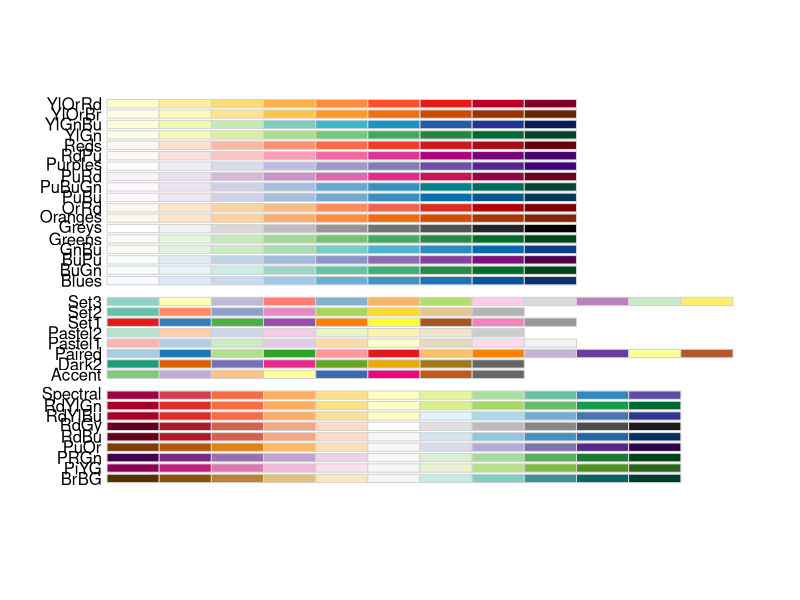
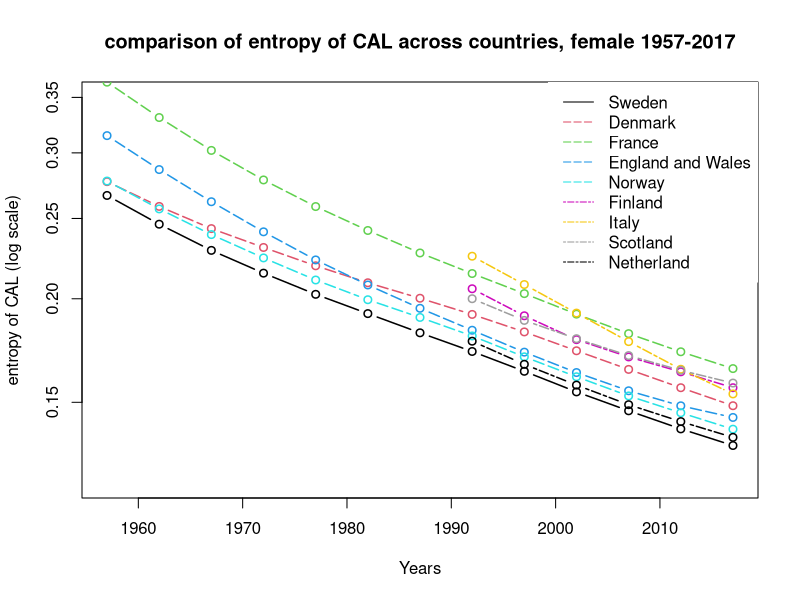

Write the R code that produced these figures, in order.
#### Figure - entropy across time ####

#### beautiful figues1 ####

library(RColorBrewer)
windows(8,5)
display.brewer.all()
cols<-brewer.pal(n=9,name = "Paired")

### CAL function ####

CALfunc <-function(Mx1,Y){
  CALlx1<-c()
  YM<-Y-Y1
  for (x in 1:111){
    if (x <(YM+1)){
      px1<-c()
      for (z in 1:x){
        px1<-c(px1,Mx1[z,YM-x+z])
      }
      lx1<-prod(px1)
    }
    CALlx1<-c(CALlx1,lx1)
  }
  CAL<-sum(c(1,CALlx1))+.5
  return(CAL)
}

## one with less data ####

CALfunc2 <-function(Mx1,Y){
  CALlx1<-c()
  YM<-Y-Y3
  for (x in 1:111){
    if (x <(YM+1)){
      px1<-c()
      for (z in 1:x){
        px1<-c(px1,Mx1[z,YM-x+z])
      }
      lx1<-prod(px1)
    }
    CALlx1<-c(CALlx1,lx1)
  }
  CAL<-sum(c(1,CALlx1))+.5
  return(CAL)
}

### CAL dagger function ####

CALdagfunc <-function(Mx1,Y){
  CALdaglx1<-c()
  YM<-Y-Y1
  for (x in 1:111){
    if (x <(YM+1)){
      px1<-c()
      for (z in 1:x){
        px1<-c(px1,Mx1[z,YM-x+z])
      }
      lx1<-prod(px1)
      lx<-lx1*log(lx1)
    }
    CALdaglx1<-c(CALdaglx1,lx)
  }
  CALdagger<-sum(CALdaglx1)
  return(CALdagger)
}

## one with less data ####

CALdagfunc2 <-function(Mx1,Y){
  CALdaglx1<-c()
  YM<-Y-Y3
  for (x in 1:111){
    if (x <(YM+1)){
      px1<-c()
      for (z in 1:x){
        px1<-c(px1,Mx1[z,YM-x+z])
      }
      lx1<-prod(px1)
      lx<-lx1*log(lx1)
    }
    CALdaglx1<-c(CALdaglx1,lx)
  }
  CALdagger<-sum(CALdaglx1)
  return(CALdagger)
}


### Data fitting ####

A1 <- read.table("Data/SWE.mltper_1x1.txt",header=TRUE,fill=TRUE,skip=1)
A2 <- read.table("Data/DNK.mltper_1x1.txt",header=TRUE,fill=TRUE,skip=1)
A3 <- read.table("Data/FRATNP.mltper_1x1.txt",header=TRUE,fill=TRUE,skip=1)
A4 <- read.table("Data/GBRTENW.mltper_1x1.txt",header=TRUE,fill=TRUE,skip=1)
A5 <- read.table("Data/NOR.mltper_1x1.txt",header=TRUE,fill=TRUE,skip=1)
A6 <- read.table("Data/FIN.mltper_1x1.txt",header=TRUE,fill=TRUE,skip=1)
A7 <- read.table("Data/ITA.mltper_1x1.txt",header=TRUE,fill=TRUE,skip=1)
A8 <- read.table("Data/GBRSCO.mltper_1x1.txt",header=TRUE,fill=TRUE,skip=1)
A9 <- read.table("Data/NLD.mltper_1x1.txt",header=TRUE,fill=TRUE,skip=1)

Y1 <- 1845
Y2 <- 2017
Y3 <- 1880

A1<-A1[(A1$Year>Y1)&(A1$Year<(Y2+1)),]
A2<-A2[(A2$Year>Y1)&(A2$Year<(Y2+1)),]
A3<-A3[(A3$Year>Y1)&(A3$Year<(Y2+1)),]
A4<-A4[(A4$Year>Y1)&(A4$Year<(Y2+1)),]
A5<-A5[(A5$Year>Y1)&(A5$Year<(Y2+1)),]
A6<-A6[(A6$Year>Y3)&(A6$Year<(Y2+1)),]
A7<-A7[(A7$Year>Y3)&(A7$Year<(Y2+1)),]
A8<-A8[(A8$Year>Y3)&(A8$Year<(Y2+1)),]
A9<-A9[(A9$Year>Y3)&(A9$Year<(Y2+1)),]

qx1<-matrix(1-A1$qx,111)
qx2<-matrix(1-A2$qx,111)
qx3<-matrix(1-A3$qx,111)
qx4<-matrix(1-A4$qx,111)
qx5<-matrix(1-A5$qx,111)
qx6<-matrix(1-A6$qx,111)
qx7<-matrix(1-A7$qx,111)
qx8<-matrix(1-A8$qx,111)
qx9<-matrix(1-A9$qx,111)

## CAL ####

CAL1 <- c()
for (i in seq(1957,2017,5)){
  CAL1 <- c(CAL1, CALfunc(qx1,i))
}

CAL2 <- c()
for (i in seq(1957,2017,5)){
  CAL2 <- c(CAL2, CALfunc(qx2,i))
}

CAL3 <- c()
for (i in seq(1957,2017,5)){
  CAL3 <- c(CAL3, CALfunc(qx3,i))
}

CAL4 <- c()
for (i in seq(1957,2017,5)){
  CAL4 <- c(CAL4, CALfunc(qx4,i))
}

CAL5 <- c()
for (i in seq(1957,2017,5)){
  CAL5 <- c(CAL5, CALfunc(qx5,i))
}

CAL6 <- c()
for (i in seq(1992,2017,5)){
  CAL6 <- c(CAL6, CALfunc2(qx6,i))
}

CAL7 <- c()
for (i in seq(1992,2017,5)){
  CAL7 <- c(CAL7, CALfunc2(qx7,i))
}

CAL8 <- c()
for (i in seq(1992,2017,5)){
  CAL8 <- c(CAL8, CALfunc2(qx8,i))
}

CAL9 <- c()
for (i in seq(1992,2017,5)){
  CAL9 <- c(CAL9, CALfunc2(qx9,i))
}
## CAL dagger ####

qx1 <- ifelse(qx1==0,1,qx1)
qx2 <- ifelse(qx2==0,1,qx2)
qx3 <- ifelse(qx3==0,1,qx3)
qx4 <- ifelse(qx4==0,1,qx4)
qx5 <- ifelse(qx5==0,1,qx5)
qx6 <- ifelse(qx6==0,1,qx6)
qx7 <- ifelse(qx7==0,1,qx7)
qx8 <- ifelse(qx8==0,1,qx8)
qx9 <- ifelse(qx9==0,1,qx9)

CALdagger1 <- c()
for (i in seq(1957,2017,5)){
  CALdagger1 <- c(CALdagger1, CALdagfunc(qx1,i))
}

CALdagger2 <- c()
for (i in seq(1957,2017,5)){
  CALdagger2 <- c(CALdagger2, CALdagfunc(qx2,i))
}

CALdagger3 <- c()
for (i in seq(1957,2017,5)){
  CALdagger3 <- c(CALdagger3, CALdagfunc(qx3,i))
}

CALdagger4 <- c()
for (i in seq(1957,2017,5)){
  CALdagger4 <- c(CALdagger4, CALdagfunc(qx4,i))
}

CALdagger5 <- c()
for (i in seq(1957,2017,5)){
  CALdagger5 <- c(CALdagger5, CALdagfunc(qx5,i))
}

CALdagger6 <- c()
for (i in seq(1992,2017,5)){
  CALdagger6 <- c(CALdagger6, CALdagfunc2(qx6,i))
}

CALdagger7 <- c()
for (i in seq(1992,2017,5)){
  CALdagger7 <- c(CALdagger7, CALdagfunc2(qx7,i))
}

CALdagger8 <- c()
for (i in seq(1992,2017,5)){
  CALdagger8 <- c(CALdagger8, CALdagfunc2(qx8,i))
}

CALdagger9 <- c()
for (i in seq(1992,2017,5)){
  CALdagger9 <- c(CALdagger9, CALdagfunc2(qx9,i))
}

CALdagger1 <- CALdagger1*-1
CALdagger2 <- CALdagger2*-1
CALdagger3 <- CALdagger3*-1
CALdagger4 <- CALdagger4*-1
CALdagger5 <- CALdagger5*-1
CALdagger6 <- CALdagger6*-1
CALdagger7 <- CALdagger7*-1
CALdagger8 <- CALdagger8*-1
CALdagger9 <- CALdagger9*-1

## entropy ####

entropyCAL1 <- CALdagger1/CAL1
entropyCAL2 <- CALdagger2/CAL2
entropyCAL3 <- CALdagger3/CAL3
entropyCAL4 <- CALdagger4/CAL4
entropyCAL5 <- CALdagger5/CAL5
entropyCAL6 <- CALdagger6/CAL6
entropyCAL7 <- CALdagger7/CAL7
entropyCAL8 <- CALdagger8/CAL8
entropyCAL9 <- CALdagger9/CAL9

Years <- seq(1957,2017,5)
Years2 <- seq(1992,2017,5)
windows(10,8)
plot(c(1957,2017),rev(c(0.12,0.35)),col = 0, xlab = "Years",ylab = "entropy of CAL (log scale)", log = "y")
lines(Years,entropyCAL1,type = "b",col = 1,lty=1,lwd=1.5)
lines(Years,entropyCAL2,type = "b",col = 2,lty=5,lwd=1.5)
lines(Years,entropyCAL3,type = "b",col = 3,lty=5,lwd=1.5)
lines(Years,entropyCAL4,type = "b",col = 4,lty=5,lwd=1.5)
lines(Years,entropyCAL5,type = "b",col = 5,lty=5,lwd=1.5)
lines(Years2,entropyCAL6,type = "b",col = 6,lty=6,lwd=1.5)
lines(Years2,entropyCAL7,type = "b",col = 7,lty=6,lwd=1.5)
lines(Years2,entropyCAL8,type = "b",col = 8,lty=6,lwd=1.5)
lines(Years2,entropyCAL9,type = "b",col = 9,lty=6,lwd=1.5)
title("comparison of entropy of CAL across countries, female 1957-2017")
legend("topright",c("Sweden","Denmark","France","England and Wales",
                    "Norway","Finland","Italy","Scotland","Netherland"),
       col = c(1,2,3,4,5,6,7,8,9),lty = c(1,5,5,5,5,6,6,6,6),
       box.col = 0)


# ### SWEDEN as the benchmark # ----
# 
# diffDNK <- allH$DNK - allH$SWE
# diffFRA <- allH$FRA - allH$SWE
# diffGBR <- allH$GBR - allH$SWE
# diffNOR <- allH$NOR - allH$SWE
# 
# ### R graphics
# diffH <- cbind(diffDNK,diffFRA,diffGBR,diffNOR)
# diffH <- cbind(rep(allH$Years),diffH)
# Years <- allH$Years
# 
# windows(8,5)
# plot(Years,seq(0,0.1,length.out = 13),col = 0,ylab="differences from Sweden level of entropy of CAL")
# lines(Years,diffDNK,col = 2,lty=2,lwd=1.5)
# lines(Years,diffFRA,col = 3,lty=3,lwd=1.5)
# lines(Years,diffGBR,col = 4,lty=4,lwd=1.5)
# lines(Years,diffNOR,col = 6,lty=6,lwd=1.5)
# legend("topright",c("Denmark","France","England and Wales","Norway"),col = c(2,3,4,6),lty = c(2,3,4,6))
# title("Entropy of CAL compared to Sweden level, female 1957-2017")
